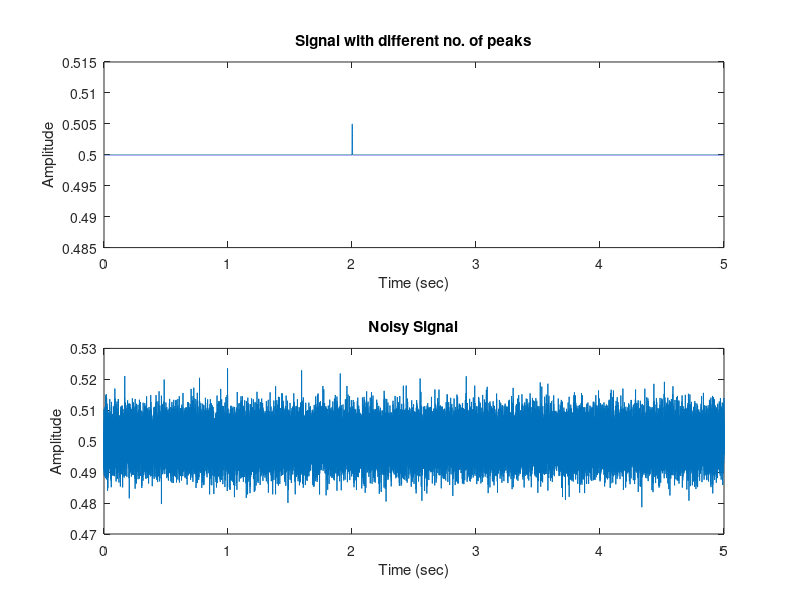
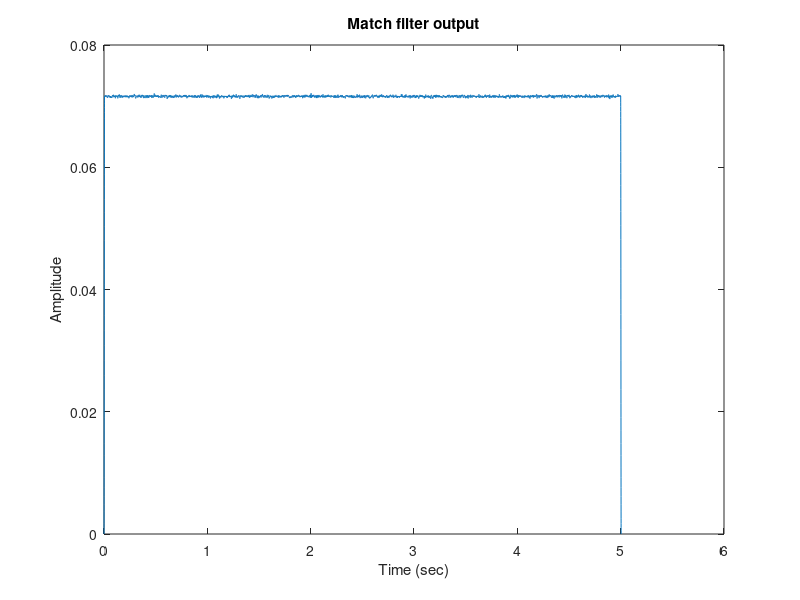

Here is the MATLAB script that generated these plots, in order:
%function [y] = cp(fs,number_of_peaks,Q,peak_size_percent)

    fs=10000;
    number_of_peaks=1;
    Q=0.03;
    peak_size_percent=1;

    V=0.5; 
    peak_size= peak_size_percent/100;
    v=peak_size*V; %change in amplifier output voltage

    k1= 0.00027; %proportionality constant
    period= k1/Q;
    f=1/period; %frequency of signal
    
    t = 0:1/fs:(period/2)*number_of_peaks; %duration of signal
    signal_filter= abs(sin(2*pi*f*t)*v);
    t1= 0:1/fs:5; 
    V2= ones(1,length(t1))*V;
    pulse_shape= ones(1,length(t1))*0;
   
    for i=1:length(t)
        pulse_shape(i+2*fs)= abs(sin(2*pi*f*t(i))*v);
    end
   
    signal= V2+pulse_shape;
    
    noisy_signal= signal + v*randn(1, length(t1));
    
    C=conv(noisy_signal,signal_filter);
    t2= 0:1/fs:5+(period/2)*number_of_peaks;
    
    figure
    subplot(2,1,1), plot(t1,signal);
    ylim([0.5-3*v,0.5+3*v]);
    xlabel('Time (sec)');
    ylabel('Amplitude'); 
    title('Signal with different no. of peaks');
    subplot(2,1,2), plot(t1,noisy_signal);
    xlabel('Time (sec)');
    ylabel('Amplitude'); 
    title('Noisy Signal');
    
    figure
    plot(t2,C);
    xlabel('Time (sec)');
    ylabel('Amplitude'); 
    title('Match filter output');
    